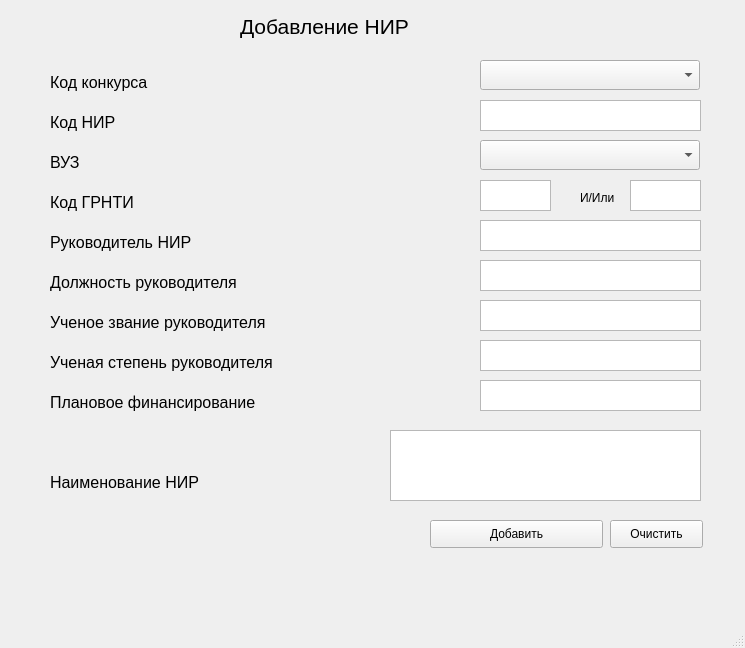
<?xml version="1.0" encoding="UTF-8"?>
<ui version="4.0">
 <class>AddWindow</class>
 <widget class="QMainWindow" name="AddWindow">
  <property name="geometry">
   <rect>
    <x>0</x>
    <y>0</y>
    <width>745</width>
    <height>648</height>
   </rect>
  </property>
  <property name="windowTitle">
   <string>MainWindow</string>
  </property>
  <widget class="QWidget" name="centralwidget">
   <widget class="QLabel" name="label_6">
    <property name="geometry">
     <rect>
      <x>50</x>
      <y>190</y>
      <width>100</width>
      <height>24</height>
     </rect>
    </property>
    <property name="font">
     <font>
      <pointsize>12</pointsize>
     </font>
    </property>
    <property name="text">
     <string>Код ГРНТИ</string>
    </property>
   </widget>
   <widget class="QLabel" name="label_12">
    <property name="geometry">
     <rect>
      <x>50</x>
      <y>390</y>
      <width>251</width>
      <height>24</height>
     </rect>
    </property>
    <property name="font">
     <font>
      <pointsize>12</pointsize>
     </font>
    </property>
    <property name="text">
     <string>Плановое финансирование</string>
    </property>
   </widget>
   <widget class="QLabel" name="label_7">
    <property name="geometry">
     <rect>
      <x>50</x>
      <y>270</y>
      <width>234</width>
      <height>24</height>
     </rect>
    </property>
    <property name="font">
     <font>
      <pointsize>12</pointsize>
     </font>
    </property>
    <property name="text">
     <string>Должность руководителя</string>
    </property>
   </widget>
   <widget class="QPushButton" name="pushButton">
    <property name="geometry">
     <rect>
      <x>430</x>
      <y>520</y>
      <width>173</width>
      <height>28</height>
     </rect>
    </property>
    <property name="text">
     <string>Добавить</string>
    </property>
   </widget>
   <widget class="QLabel" name="label_2">
    <property name="geometry">
     <rect>
      <x>50</x>
      <y>70</y>
      <width>123</width>
      <height>24</height>
     </rect>
    </property>
    <property name="font">
     <font>
      <pointsize>12</pointsize>
     </font>
    </property>
    <property name="text">
     <string>Код конкурса</string>
    </property>
   </widget>
   <widget class="QLabel" name="label_3">
    <property name="geometry">
     <rect>
      <x>50</x>
      <y>110</y>
      <width>78</width>
      <height>24</height>
     </rect>
    </property>
    <property name="font">
     <font>
      <pointsize>12</pointsize>
     </font>
    </property>
    <property name="text">
     <string>Код НИР</string>
    </property>
   </widget>
   <widget class="QLabel" name="label">
    <property name="geometry">
     <rect>
      <x>240</x>
      <y>10</y>
      <width>260</width>
      <height>33</height>
     </rect>
    </property>
    <property name="font">
     <font>
      <pointsize>16</pointsize>
     </font>
    </property>
    <property name="text">
     <string>Добавление НИР</string>
    </property>
   </widget>
   <widget class="QLabel" name="label_9">
    <property name="geometry">
     <rect>
      <x>50</x>
      <y>230</y>
      <width>170</width>
      <height>24</height>
     </rect>
    </property>
    <property name="font">
     <font>
      <pointsize>12</pointsize>
     </font>
    </property>
    <property name="text">
     <string>Руководитель НИР</string>
    </property>
   </widget>
   <widget class="QLabel" name="label_10">
    <property name="geometry">
     <rect>
      <x>50</x>
      <y>350</y>
      <width>278</width>
      <height>24</height>
     </rect>
    </property>
    <property name="font">
     <font>
      <pointsize>12</pointsize>
     </font>
    </property>
    <property name="text">
     <string>Ученая степень руководителя</string>
    </property>
   </widget>
   <widget class="QLabel" name="label_4">
    <property name="geometry">
     <rect>
      <x>50</x>
      <y>150</y>
      <width>35</width>
      <height>24</height>
     </rect>
    </property>
    <property name="font">
     <font>
      <pointsize>12</pointsize>
     </font>
    </property>
    <property name="text">
     <string>ВУЗ</string>
    </property>
   </widget>
   <widget class="QPushButton" name="pushButtonClear">
    <property name="geometry">
     <rect>
      <x>610</x>
      <y>520</y>
      <width>93</width>
      <height>28</height>
     </rect>
    </property>
    <property name="text">
     <string>Очистить</string>
    </property>
   </widget>
   <widget class="QLabel" name="label_8">
    <property name="geometry">
     <rect>
      <x>50</x>
      <y>310</y>
      <width>269</width>
      <height>24</height>
     </rect>
    </property>
    <property name="font">
     <font>
      <pointsize>12</pointsize>
     </font>
    </property>
    <property name="text">
     <string>Ученое звание руководителя</string>
    </property>
   </widget>
   <widget class="QLabel" name="label_11">
    <property name="geometry">
     <rect>
      <x>50</x>
      <y>470</y>
      <width>180</width>
      <height>24</height>
     </rect>
    </property>
    <property name="font">
     <font>
      <pointsize>12</pointsize>
     </font>
    </property>
    <property name="text">
     <string>Наименование НИР</string>
    </property>
   </widget>
   <widget class="QLineEdit" name="lineEdit_10">
    <property name="geometry">
     <rect>
      <x>700</x>
      <y>910</y>
      <width>271</width>
      <height>61</height>
     </rect>
    </property>
   </widget>
   <widget class="QLineEdit" name="lineEdit_5">
    <property name="geometry">
     <rect>
      <x>750</x>
      <y>710</y>
      <width>220</width>
      <height>30</height>
     </rect>
    </property>
   </widget>
   <widget class="QLineEdit" name="lineEdit_2">
    <property name="geometry">
     <rect>
      <x>750</x>
      <y>670</y>
      <width>220</width>
      <height>30</height>
     </rect>
    </property>
   </widget>
   <widget class="QLineEdit" name="lineEdit_9">
    <property name="geometry">
     <rect>
      <x>750</x>
      <y>630</y>
      <width>220</width>
      <height>30</height>
     </rect>
    </property>
   </widget>
   <widget class="QComboBox" name="comboBox">
    <property name="geometry">
     <rect>
      <x>750</x>
      <y>510</y>
      <width>220</width>
      <height>30</height>
     </rect>
    </property>
   </widget>
   <widget class="QLineEdit" name="lineEdit_7">
    <property name="geometry">
     <rect>
      <x>750</x>
      <y>830</y>
      <width>220</width>
      <height>30</height>
     </rect>
    </property>
   </widget>
   <widget class="QLineEdit" name="lineEdit_8">
    <property name="geometry">
     <rect>
      <x>750</x>
      <y>870</y>
      <width>220</width>
      <height>30</height>
     </rect>
    </property>
   </widget>
   <widget class="QLineEdit" name="lineEdit">
    <property name="geometry">
     <rect>
      <x>750</x>
      <y>550</y>
      <width>220</width>
      <height>30</height>
     </rect>
    </property>
   </widget>
   <widget class="QComboBox" name="comboBox_2">
    <property name="geometry">
     <rect>
      <x>750</x>
      <y>590</y>
      <width>220</width>
      <height>30</height>
     </rect>
    </property>
   </widget>
   <widget class="QLineEdit" name="lineEdit_4">
    <property name="geometry">
     <rect>
      <x>750</x>
      <y>750</y>
      <width>220</width>
      <height>30</height>
     </rect>
    </property>
   </widget>
   <widget class="QLineEdit" name="lineEdit_6">
    <property name="geometry">
     <rect>
      <x>750</x>
      <y>790</y>
      <width>220</width>
      <height>30</height>
     </rect>
    </property>
   </widget>
   <widget class="QTextEdit" name="textEdit_5">
    <property name="geometry">
     <rect>
      <x>480</x>
      <y>260</y>
      <width>221</width>
      <height>31</height>
     </rect>
    </property>
   </widget>
   <widget class="QTextEdit" name="textEdit_4">
    <property name="geometry">
     <rect>
      <x>480</x>
      <y>220</y>
      <width>221</width>
      <height>31</height>
     </rect>
    </property>
   </widget>
   <widget class="QTextEdit" name="textEdit_7">
    <property name="geometry">
     <rect>
      <x>480</x>
      <y>340</y>
      <width>221</width>
      <height>31</height>
     </rect>
    </property>
   </widget>
   <widget class="QTextEdit" name="textEdit">
    <property name="geometry">
     <rect>
      <x>480</x>
      <y>100</y>
      <width>221</width>
      <height>31</height>
     </rect>
    </property>
   </widget>
   <widget class="QComboBox" name="comboBox_3">
    <property name="geometry">
     <rect>
      <x>480</x>
      <y>60</y>
      <width>220</width>
      <height>30</height>
     </rect>
    </property>
   </widget>
   <widget class="QComboBox" name="comboBox_4">
    <property name="geometry">
     <rect>
      <x>480</x>
      <y>140</y>
      <width>220</width>
      <height>30</height>
     </rect>
    </property>
   </widget>
   <widget class="QTextEdit" name="textEdit_6">
    <property name="geometry">
     <rect>
      <x>480</x>
      <y>300</y>
      <width>221</width>
      <height>31</height>
     </rect>
    </property>
   </widget>
   <widget class="QTextEdit" name="textEdit_8">
    <property name="geometry">
     <rect>
      <x>480</x>
      <y>380</y>
      <width>221</width>
      <height>31</height>
     </rect>
    </property>
   </widget>
   <widget class="QTextEdit" name="textEdit_9">
    <property name="geometry">
     <rect>
      <x>390</x>
      <y>430</y>
      <width>311</width>
      <height>71</height>
     </rect>
    </property>
   </widget>
   <widget class="QTextEdit" name="textEdit_10">
    <property name="geometry">
     <rect>
      <x>630</x>
      <y>180</y>
      <width>71</width>
      <height>31</height>
     </rect>
    </property>
    <property name="html">
     <string>&lt;!DOCTYPE HTML PUBLIC &quot;-//W3C//DTD HTML 4.0//EN&quot; &quot;http://www.w3.org/TR/REC-html40/strict.dtd&quot;&gt;
&lt;html&gt;&lt;head&gt;&lt;meta name=&quot;qrichtext&quot; content=&quot;1&quot; /&gt;&lt;style type=&quot;text/css&quot;&gt;
p, li { white-space: pre-wrap; }
&lt;/style&gt;&lt;/head&gt;&lt;body style=&quot; font-family:'MS Shell Dlg 2'; font-size:7.8pt; font-weight:400; font-style:normal;&quot;&gt;
&lt;p style=&quot;-qt-paragraph-type:empty; margin-top:0px; margin-bottom:0px; margin-left:0px; margin-right:0px; -qt-block-indent:0; text-indent:0px;&quot;&gt;&lt;br /&gt;&lt;/p&gt;&lt;/body&gt;&lt;/html&gt;</string>
    </property>
   </widget>
   <widget class="QTextEdit" name="textEdit_11">
    <property name="geometry">
     <rect>
      <x>480</x>
      <y>180</y>
      <width>71</width>
      <height>31</height>
     </rect>
    </property>
    <property name="html">
     <string>&lt;!DOCTYPE HTML PUBLIC &quot;-//W3C//DTD HTML 4.0//EN&quot; &quot;http://www.w3.org/TR/REC-html40/strict.dtd&quot;&gt;
&lt;html&gt;&lt;head&gt;&lt;meta name=&quot;qrichtext&quot; content=&quot;1&quot; /&gt;&lt;style type=&quot;text/css&quot;&gt;
p, li { white-space: pre-wrap; }
&lt;/style&gt;&lt;/head&gt;&lt;body style=&quot; font-family:'MS Shell Dlg 2'; font-size:7.8pt; font-weight:400; font-style:normal;&quot;&gt;
&lt;p style=&quot;-qt-paragraph-type:empty; margin-top:0px; margin-bottom:0px; margin-left:0px; margin-right:0px; -qt-block-indent:0; text-indent:0px;&quot;&gt;&lt;br /&gt;&lt;/p&gt;&lt;/body&gt;&lt;/html&gt;</string>
    </property>
   </widget>
   <widget class="QLabel" name="label_13">
    <property name="geometry">
     <rect>
      <x>580</x>
      <y>190</y>
      <width>55</width>
      <height>16</height>
     </rect>
    </property>
    <property name="font">
     <font>
      <pointsize>9</pointsize>
     </font>
    </property>
    <property name="text">
     <string>И/Или</string>
    </property>
   </widget>
  </widget>
  <widget class="QMenuBar" name="menubar">
   <property name="geometry">
    <rect>
     <x>0</x>
     <y>0</y>
     <width>745</width>
     <height>26</height>
    </rect>
   </property>
  </widget>
  <widget class="QStatusBar" name="statusbar"/>
 </widget>
 <resources/>
 <connections/>
</ui>
